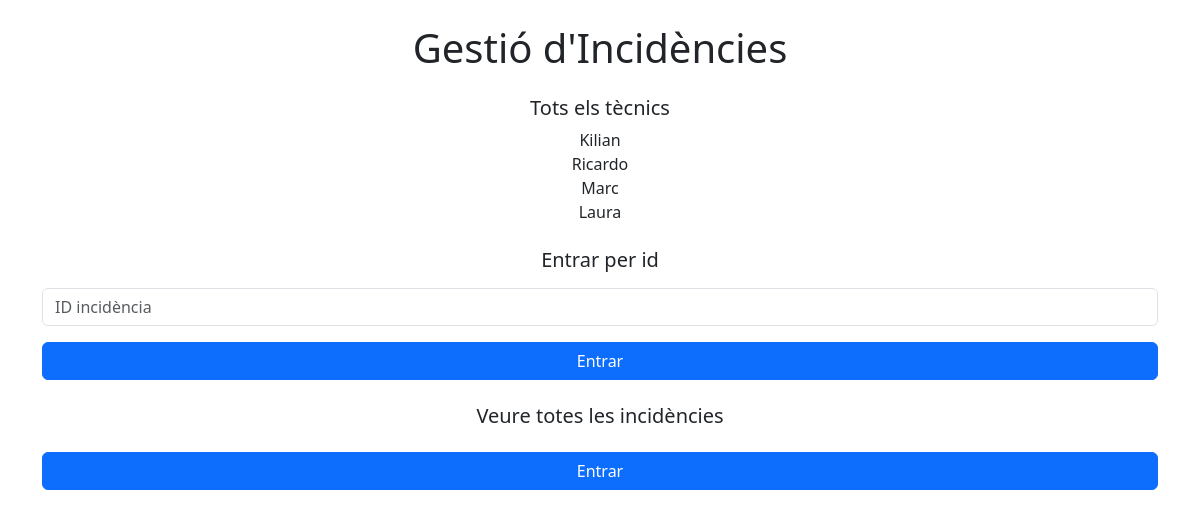
Page /role/tecnic/tecnic.php on the committed database.
### tables this page shows
CREATE TABLE TECNIC (
    idTecnic INT AUTO_INCREMENT PRIMARY KEY,
    nom VARCHAR(200)
);

### src/role/tecnic/tecnic.php (the view, shortened to what this page needs)
<?php
$mysqli = include_once "../../connexio.php";
$tecnics = $mysqli->query("SELECT idTecnic, nom FROM TECNIC")
->fetch_all(MYSQLI_ASSOC);
?>
<main class="container mt-4 admin-bg">
<link href="https://cdn.jsdelivr.net/npm/bootstrap@5.3.2/dist/css/bootstrap.min.css" rel="stylesheet">
<div class="inici_Admin text-center">
<h1 class="text-center mb-4">Gestió d'Incidències</h1>
<div class="Accio mt-4">
    <h5>Tots els tècnics</h5>
    <div class="tecnic-list mt-2">
        <?php foreach ($tecnics as $t): ?>
         <div>
        <?= $t["nom"] ?>
         </div>
        <?php endforeach; ?>
    </div>
    <div class="Accio mt-4">
        <h5>Entrar per id</h5>
         <form action="llistattecnic.php" method="GET">
            <input type="number" name="id" class="form-control mt-3" placeholder="ID incidència" required>
            <button class="btn btn-primary w-100 mt-3">Entrar</button>
        </form>
    </div>
    <div class="Accio mt-4">
        <div class="box text-center">
            <h5>Veure totes les incidències</h5>
            <a href="llistattecnic.php" class="btn btn-primary w-100 mt-3">Entrar</a>
        </div>
    </div>
</div>
</main>

### rows in the picture
tecnic: nom "Kilian"
tecnic: nom "Ricardo"
tecnic: nom "Marc"
tecnic: nom "Laura"
